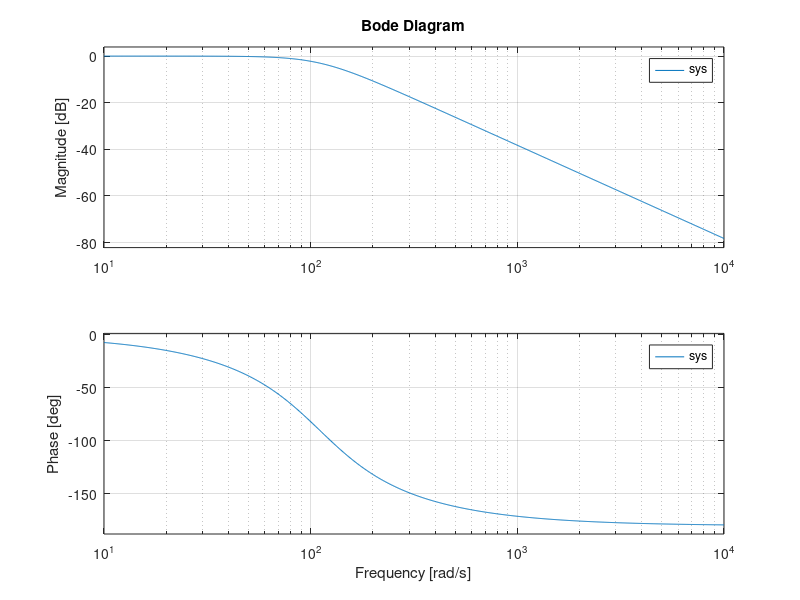

MATLAB code for this plot:
fl = 16;
fh = 160;

w1 = 2*pi*fl*(1+0.1);
w2 = 2*pi*fh*(1-0.1);

k = w1^2/w2;
z = [w2];
p = [w1,w1];
%sys = zpk(z,p,k)

num = [w1^2];
den = [1, 2*w1/sqrt(2), w1^2]
%sys = tf(num,den)


[n,d] = butter(2,32*pi*(1+0.1),'low','s')
sys = tf(n,d)

bode(sys)
